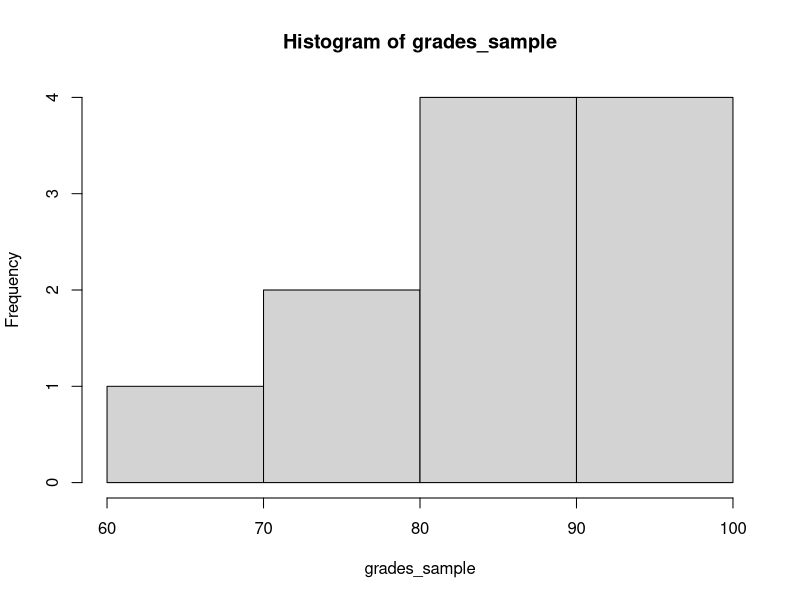
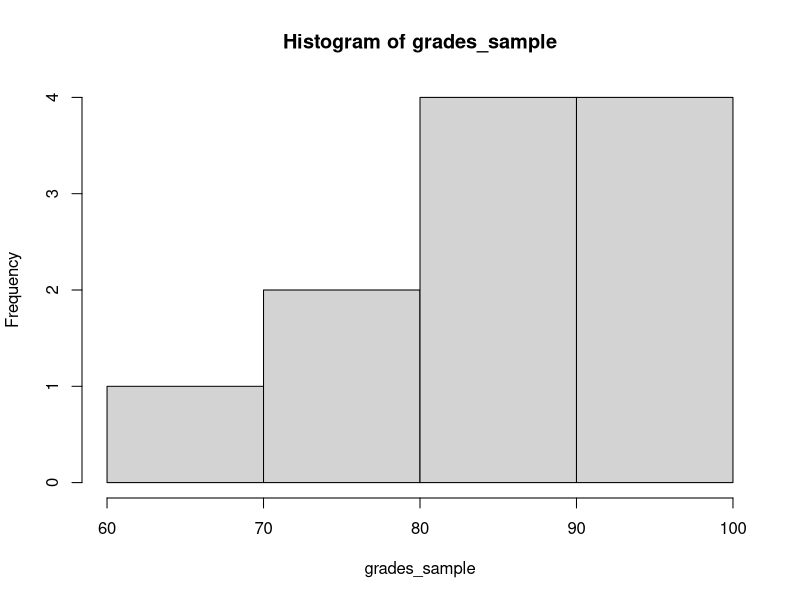

Here is the R script that generated these plots, in order:
## ---- chunk 1
#question 6
population_sample <- c(78, 84, 87, 70, 92, 78, 59, 82, 81, 64, 97, 76)

population_sample
# 6a 
mean(population_sample)
population_mean <-round(mean(population_sample), 1)
population_mean

#6b
random_sample <- c(92, 82, 87)
random_sample
mean(random_sample)
random_sample_mean <- mean(random_sample)

if(random_sample_mean > population_mean) {
    print("random mean sample is greater than population mean sample.")
} else if (random_sample_mean == population_mean){
    print("random mean sample is equal to population sample mean.")
} else {
    print("populatioin sample mean is greater than random sample mean.")
}

#6c
population_sample
population_mean_data <-mean(population_sample)
population_mean_data

sample2 <- c(59, 84, 64)
sample2
mean(sample2)
random_sample_2 <- mean(sample2)

if(random_sample_2 > population_mean_data) {
    print("random mean sample is greater than population mean sample.")
} else if (random_sample_2 == population_mean_data){
    print("random mean sample is equal to population sample mean.")
} else {
    print("population sample mean is greater than random sample mean.")
}

#Question 7
sample_question7 <- c(3, 17, 25, 15, 11, 17, 28, 15, 4)
sample_question7
# reference (for standard deviation in R studio): https://www.datacamp.com/tutorial/r-sd
sd(sample_question7)
standard_div <- sd(sample_question7)
standard_div
round(standard_div, 2)

# Question 8
sleep_data_sample <- c(6.5, 6.5, 7, 7, 5.5, 7.5, 6, 8.5, 8, 5.5, 5.5, 5, 6.5, 8, 5)
sleep_data_sample

#8a
# The range is the difference between the largest and smallest values in a sample
max_sample <- max(sleep_data_sample)
min_sample <- min(sleep_data_sample)
max_sample
min_sample

range_sample_sleep <- (max_sample - min_sample)
range_sample_sleep

#8b
sleep_data_sample
standard_div_sleep <- sd(sleep_data_sample)
standard_div_sleep
standard_div_sleep_rounded <- round(standard_div_sleep, 2)
standard_div_sleep_rounded

#8c
sleep_data_sample
IQR(sleep_data_sample)

#8d
new_55_sleep_data_sample <- sleep_data_sample
#fix position 5 arr in data to 55
new_55_sleep_data_sample[5] <- 55

new_55_sleep_data_sample

new_max_sample <- max(new_55_sleep_data_sample)
new_min_sample <- min(new_55_sleep_data_sample)
new_max_sample
new_min_sample

new_range_sample_sleep <- (new_max_sample - new_min_sample)
new_range_sample_sleep

new_55_sleep_data_sample
new_standard_div_sleep <- sd(new_55_sleep_data_sample)
new_standard_div_sleep
new_standard_div_sleep_rounded <- round(new_standard_div_sleep, 2)
new_standard_div_sleep_rounded

new_55_sleep_data_sample
IQR(new_55_sleep_data_sample)

# Question 9
grades_sample <- c(98, 92, 91, 91, 87, 85, 85, 82, 77, 76, 61)

grades_sample

grades_mean <- mean(grades_sample)
grades_median <- median(grades_sample)
grades_mean
grades_median

# histogram for 9
hist(grades_sample)

## ---- chunk 2
hist(grades_sample)
